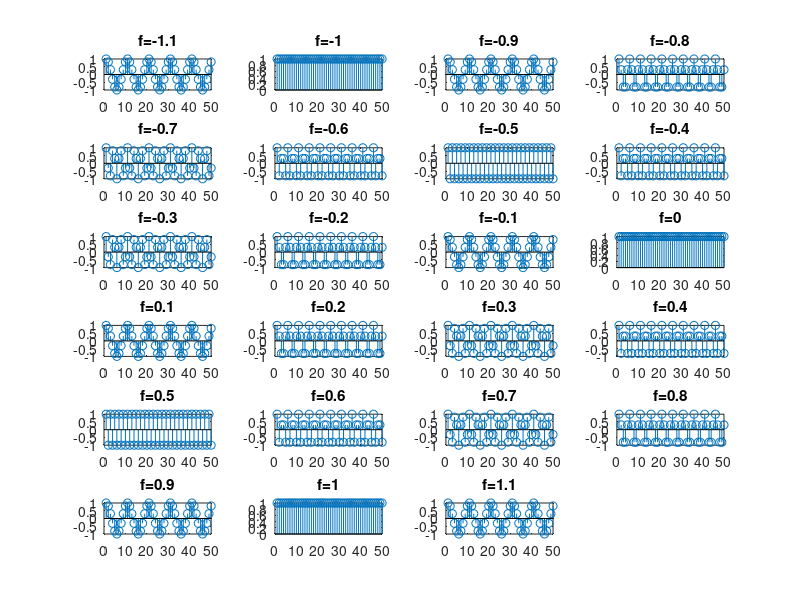

Source code (MATLAB):
clear all;
close all;
clc;
k=1;
x=[];
%range of freque.lies in [-0.5 to 0.5]
for f=-1.1:0.1:1.1 %freq range we taken
    % function of cos
    x=cos(2*pi.*f.*(0:49));
    subplot(6,4,k);
    stem(x);
    k=k+1;
    title(['f=' num2str(f)]);
end

    
    